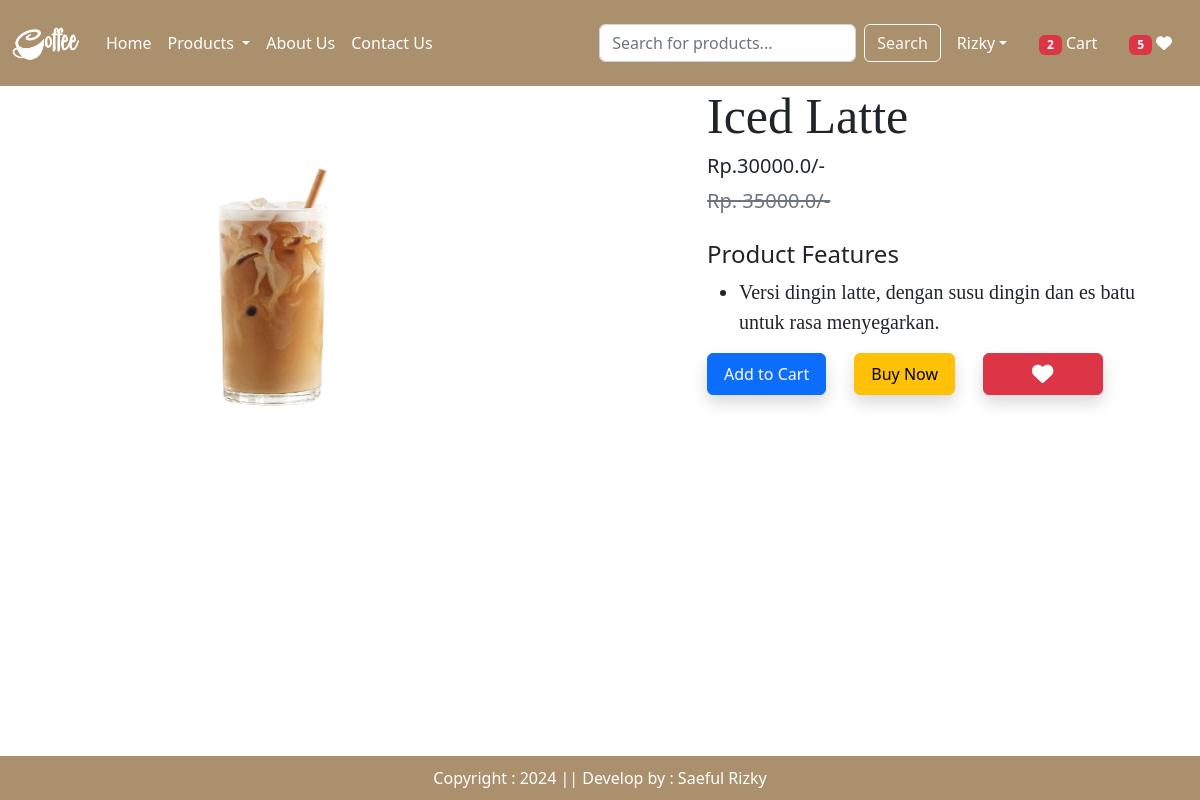
Page /product-detail/1 (signed in) on the committed database.
### app/models.py (models this page shows, shortened)
class Product(models.Model):
    title = models.CharField(max_length=100)
    selling_price = models.FloatField()
    discounted_price = models.FloatField()
    description = models.TextField()
    composition = models.TextField(default='')
    prodapp = models.TextField(default='')
    category = models.CharField(choices=CATEGORY_CHOICES, max_length=2)
    product_image = models.ImageField(upload_to='product')

### app/views.py (the view)
# urls.py: path('product-detail/<int:pk>', views.ProductDetail.as_view(),name='product-detail'),
@method_decorator(login_required,name='dispatch')
class ProductDetail(View):
    def get(self,request,pk):
        product = Product.objects.get(pk=pk)
        wishlist = Wishlist.objects.filter(Q(product=product) & Q(user=request.user))
        totalitem = 0
        wishitem = 0
        if request.user.is_authenticated:
            totalitem = len(Cart.objects.filter(user=request.user))
            wishitem = len(Wishlist.objects.filter(user=request.user))
        return render(request,'app/productdetail.html',locals())

### app/templates/app/productdetail.html (shortened to what this page needs)
{% extends 'app/base.html' %}
{% load static %}
{% block main-content %}
    <div class="container">
        <div class="row flex justify-content-between">
            <div class="img2 col-lg-5 mt-5">
                <img src="{{product.product_image.url}}" class="image col-xs-6 col-sm-12 col-lg-12 mt-3 text-sm-center w-100 h-75" alt="">
            </div>
            <div class="product-detail col-lg-5">
                <h1 style="font-family:  Georgia; font-size: 50px;">{{product.title}}</h1>
                <h5>Rp.{{ product.discounted_price }}/-</h5>
<small class="text-decoration-line-through text-muted fs-5">
    <del>Rp. {{ product.selling_price }}/-</del>
</small>
<br><br>
<h4>Product Features</h4>
<ul class="fs-5" style="font-family: Rajdhani;">
    <li>{{ product.description }}</li>
</ul>
    <form action="/add-to-cart" class="d-inline">
      <button type="submit" class="btn btn-primary shadow px-3 py-2">Add to Cart</button>
    </form>
    <a href="{% url 'showcart' %}" class="btn btn-warning shadow px-3 py-2 ms-4">Buy Now</a>
    {% if wishlist %}
    <a pid="{{product.id}}" class="minus-wishlist btn btn-danger shadow px-5 py-2 ms-4"><i class="fas fa-heart fa-lg"></i></a>
    {% else %}
    <a pid="{{product.id}}" class="plus-wishlist btn btn-success shadow px-5 py-2 ms-4"><i class="fas fa-heart fa-lg"></i></a>
    {% endif %}
            </div>
        </div>
    </div>
{% endblock main-content %}

### app/static/app/css/style.css (style rules this page uses)
html, body { height: 100%; }

### rows in the picture
Product: product_image (picture), title "Iced Latte", discounted_price "30000.0", selling_price "35000.0", description "Versi dingin latte, dengan susu dingin dan es batu untuk rasa menyegarkan."

### other values in the picture
{{ totalitem }} "2"
{{ wishitem }} "5"
